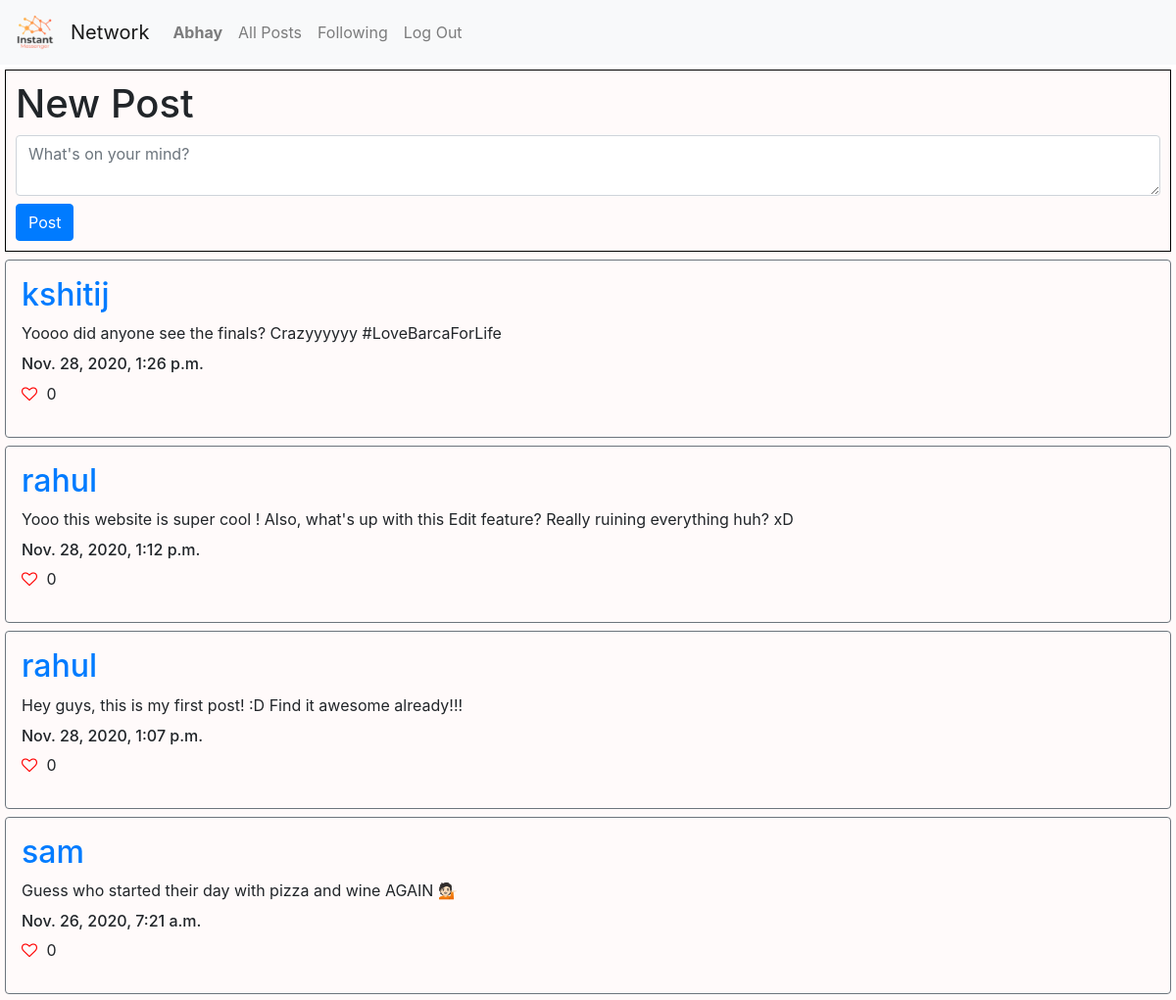
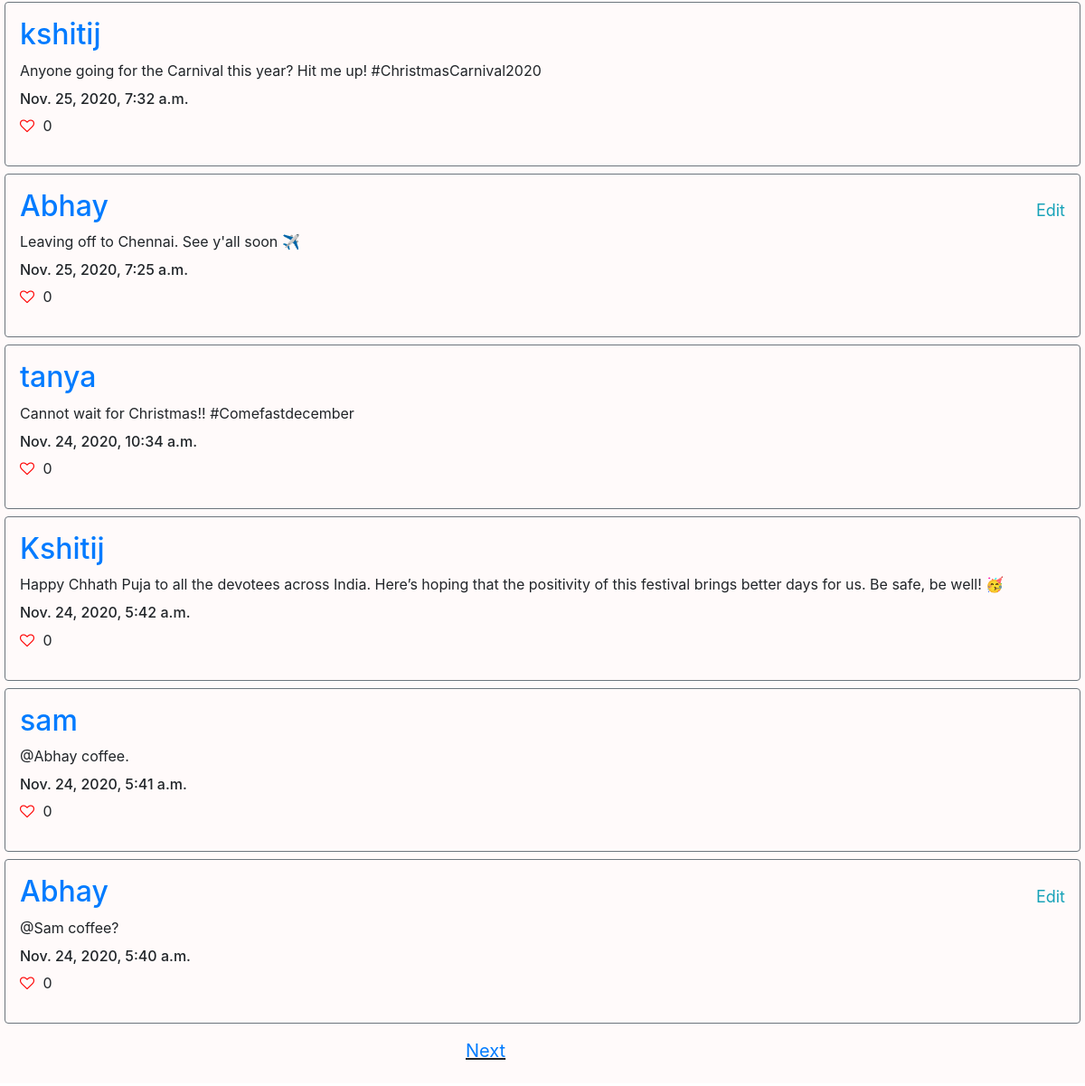
The app's page / (signed in) with its own data (2 pictures, top to bottom).
### network/models.py (models this page shows, shortened)
class User(AbstractUser):
    pass

class Post(models.Model):
    user = models.ForeignKey('User', on_delete=models.CASCADE, related_name='author')
    post = models.CharField(max_length=255)
    timestamp =  models.DateTimeField(auto_now_add=True)
    likes = models.IntegerField(default=0)
    is_liked = models.BooleanField(default=False)

### network/views.py (the view, shortened to what this page needs)
# urls.py: path("", views.index, name="index"),
def index(request):
    posts =  Post.objects.all().order_by("-timestamp")
    for post in posts:
        post.likes = Like.objects.filter(post=post.id).count()
        post.save()
    paginator = Paginator(posts, 10)
    page_number = request.GET.get('page')
    page_obj = paginator.get_page(page_number)
    return render(request, "network/index.html", {
        "page_obj": page_obj
    })

### network/templates/network/index.html (shortened to what this page needs)
{% extends "network/layout.html" %}
{% load static %}
{% block body %}
    {% if user.is_authenticated %}
        <div style="border: 1px solid black; padding: 10px; margin: 5px;">
            <h1> New Post </h1>
            <form action="{% url 'index' %}" method="POST">
                <textarea class="form-control mb-2" name="post" placeholder="What's on your mind?"></textarea>
                <input type="submit" class="btn btn-primary" value="Post"/>
            </form>
        </div>
        <div style="margin: 5px;">
            {% for post in page_obj %}
                <div class="border border-secondary rounded p-3 mt-2">
                    <a href="{% url 'profile' post.user.id %}"> <h2> {{ post.user }} </h2> </a>
                    <div id="post-{{post.id}}">{{ post.post }} </div>
                    {% if post.user.id == user.id %}
                        <div class= "text-info" onclick="edit('{{ post.id }}')">Edit</div>
                    {% endif %}
                    <h6 style="margin-top: 10px;"> {{ post.timestamp }}</h6>
                    {% if post.is_liked %}
                        <i class="fa fa-heart" id="like-btn-{{post.id}}" onclick="like('{{ post.id }}')"></i>
                    {% else %}
                        <i class="fa fa-heart-o" id="like-btn-{{post.id}}" onclick="like('{{ post.id }}')"></i>
                    {% endif %}
                    <p style="display: inline-block;" id="like-count-{{post.id}}"> {{ post.likes }} </p>
                </div>
            {% empty %}
                    <h2 style="padding: 10px;"> No posts yet</h2>
            {% endfor %}
            {% if page_obj.has_next %}
            <p class="next-btn"><a href="?page={{ page_obj.next_page_number }}">Next</a></p>
            {% endif %}
        </div>
    {% endif %}
{% endblock %}

### network/templates/network/layout.html (shortened to what this page needs)
{% load static %}
<!DOCTYPE html>
<html lang="en">
    <head>
        <link rel="stylesheet" href="https://stackpath.bootstrapcdn.com/bootstrap/4.4.1/css/bootstrap.min.css">
        <link rel="stylesheet" href="https://cdnjs.cloudflare.com/ajax/libs/font-awesome/4.7.0/css/font-awesome.min.css">
        <link href="{% static 'network/styles.css' %}" rel="stylesheet">
    </head>
    <body>
        <nav class="navbar navbar-expand-lg navbar-light bg-light">
            <a class="navbar-brand" href="#"> <img src="{% static 'network/logo.png' %}" style="object-fit: cover; height: 40px;"> </a>
            <a class="navbar-brand" href="#">Network</a>
            <div>
              <ul class="navbar-nav mr-auto">
                {% if user.is_authenticated %}
                    <li class="nav-item">
                        <a class="nav-link" href="{% url 'profile' user.id %}"><strong>{{ user.username }}</strong></a>
                    </li>
                {% endif %}
                <li class="nav-item">
                  <a class="nav-link" href="{% url 'index' %}">All Posts</a>
                </li>
                {% if user.is_authenticated %}
                    <li class="nav-item">
                        <a class="nav-link" href="{% url 'following' %}">Following</a>
                    </li>
                    <li class="nav-item">
                        <a class="nav-link" href="{% url 'logout' %}">Log Out</a>
                    </li>
                {% endif %}
              </ul>
            </div>
          </nav>
        <div class="body">
            {% block body %}
            {% endblock %}
        </div>
    </body>
</html>

### network/static/network/styles.css (style rules this page uses)
.body { background-color: snow; }
.fa-heart-o { color: red; cursor: pointer; }
.next-btn, .prev-btn { font-size: 20px; display: inline-block; text-decoration: underline; margin-top: 10px; padding: 5px; position: relative; left: calc(50% - 90px); }
.text-info { float:right; cursor: pointer; margin-top: -60px; font-size: large; }
i { margin-right: 5px; }

### records on screen
User: username "Abhay"
Post: user "kshitij", post "Yoooo did anyone see the finals? Crazyyyyyy #LoveBarcaForLife", timestamp "Nov. 28, 2020, 1:26 p.m.", likes "0"
Post: user "rahul", post "Yooo this website is super cool ! Also, what's up with this Edit feature? Really ruining everything huh? xD", timestamp "Nov. 28, 2020, 1:12 p.m.", likes "0"
Post: user "rahul", post "Hey guys, this is my first post! :D Find it awesome already!!!", timestamp "Nov. 28, 2020, 1:07 p.m.", likes "0"
Post: user "sam", post "Guess who started their day with pizza and wine AGAIN 💁🏻", timestamp "Nov. 26, 2020, 7:21 a.m.", likes "0"
Post: user "kshitij", post "Anyone going for the Carnival this year? Hit me up! #ChristmasCarnival2020", timestamp "Nov. 25, 2020, 7:32 a.m.", likes "0"
Post: user "Abhay", post "Leaving off to Chennai. See y'all soon ✈️", timestamp "Nov. 25, 2020, 7:25 a.m.", likes "0"
Post: user "tanya", post "Cannot wait for Christmas!! #Comefastdecember", timestamp "Nov. 24, 2020, 10:34 a.m.", likes "0"
Post: user "Kshitij", post "Happy Chhath Puja to all the devotees across India. Here’s hoping that the positivity of this festival brings better days for us. Be safe, be well! 🥳", timestamp "Nov. 24, 2020, 5:42 a.m.", likes "0"
Post: user "sam", post "@Abhay coffee.", timestamp "Nov. 24, 2020, 5:41 a.m.", likes "0"
Post: user "Abhay", post "@Sam coffee?", timestamp "Nov. 24, 2020, 5:40 a.m.", likes "0"
